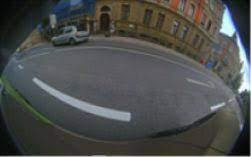
#> input picture Fisheye Lane Detection OpenCV/CODE2/img5.jpg, 251 x 157 px
$ jupyter execute camera_caliberation_code_img5_final.ipynb
#> lines starting #> are read from the running program, lines starting #| are printed output that depends on the picture; after the words box and inside, x2 and y2 are one past the last pixel; in counts of white or black regions, pixels touching at a corner belong together
[cell 1]
#Importing the required modules
import cv2
import math
import numpy as np
import matplotlib.pyplot as plt

[cell 2]
#Read and Show the input image
original_image=cv2.imread('img5.jpg')
#> original_image is the input picture: shape (157, 251, 3); mean B, G, R 76.1, 77.6, 76.1
cv2.imshow('Original_image',original_image)
cv2.waitKey(0)
cv2.destroyAllWindows()

[cell 3]
#For highlighting a specific region og the image and supressing the other regions
def region_of_interest(image):
    img_height = image.shape[0]
    img_width = image.shape[1]
    # Define the vertices of a polygon that represents the region of interest (ROI).
    # Here we highlight the BOTTOM part of the image and maskout the remaining part of the image
    vertices = np.array([
        [(0,img_height),
         (0, img_height*0.1),
         (img_width, img_height*0.1),
         (img_width, img_height)]
    ], dtype=np.int32)

    # Create an empty mask image with the same dimensions as the input image.
    mask= np.zeros_like(image)
    # Fill the region defined by the polygon with a white color (255) to create the mask.
    cv2.fillPoly(mask, vertices, 255)
    # Bitwise AND between the input image and the mask
    # This operation retains the pixel values in the ROI (defined by the mask) and sets the rest to zero.
    highlighted_image = cv2.bitwise_and(image, mask)

    return highlighted_image

[cell 4]
#Detecting edges from the input image

def canny(image):
    # Convert to grayscale as only image intensity needed for gradients
    rgb_image= cv2.cvtColor(image, cv2.COLOR_BGR2RGB)
    gray_image= cv2.cvtColor(rgb_image,cv2.COLOR_RGB2GRAY)

    # 5x5 gaussian blur to reduce noise
    blur = cv2.GaussianBlur(gray_image, (5,5), 0)

    # Canny edge detector with minVal of 50 and maxVal of 150
    edges = cv2.Canny(blur, 20, 150)
    return edges

[cell 5]
#For correcting the distortions present in the fish eye input image
def distortion_correction(image):
    #Camera orientation and Field Of View Parameters in degrees
    cameraHeading= 90.0 #cameras horizontal direction or rotation
    cameraPitch= 100.0 #cameras vertical direction or rotation
    cameraFOV= 90.0 #cameras field of view in degrees
    #dimensions of input image
    img_width, img_height = original_image.shape[1],original_image.shape[0]
#> img_width = 251; img_height = 157
    print(f"Input Image width = {img_width}")
#| Input Image width = 251
    print(f"Input Image height = {img_height}")
#| Input Image height = 157

    #dimensions of destination image that will hold the corrected image
    outimg_width= img_width-20
#> outimg_width = 231
    outimg_height= img_height-20
#> outimg_height = 137

    #Initializing camera parameters
    DEG2RAD= math.pi/180.0 #converting degree to radians

    #Calculating the required camera parameters
    vertical_map= img_height / math.pi # for mapping cameras vertical angles
#> vertical_map = 49.97
    horizontal_map= 0.5*img_width / math.pi #for mapping the entire range of horizontal angles
#> horizontal_map = 39.95
    upFactor= 3.0 * math.tan(cameraFOV* DEG2RAD / 2.0) #factor to control amount of vertical stretching or compression
    rightFactor= 1.33 * upFactor #factor to achieve desired horizontal correction

    #calculating direction vector of camera
    X_cameraDir= math.sin(cameraPitch * DEG2RAD) * math.sin(cameraHeading * DEG2RAD)
    Y_cameraDir= math.cos(cameraPitch * DEG2RAD)
    Z_cameraDir= math.sin(cameraPitch * DEG2RAD) * math.cos(cameraHeading * DEG2RAD)

    #calculating up vector of camera using upFactor
    X_cameraUp= upFactor * math.sin((cameraPitch-90.0)*DEG2RAD)* math.sin(cameraHeading* DEG2RAD)
    Y_cameraUp= upFactor * math.cos((cameraPitch-90.0)*DEG2RAD)
    Z_cameraUp= upFactor * math.sin((cameraPitch-90.0)*DEG2RAD)* math.cos(cameraHeading* DEG2RAD)

    #calculating right vector of camera using rightFactor
    X_cameraRight= rightFactor * math.sin((cameraHeading-90.0)*DEG2RAD)
    Y_cameraRight= 0.0
    Z_cameraRight= rightFactor * math.cos((cameraHeading-90.0)*DEG2RAD)

    #calculating origin of the camera plane
    X_cameraPlaneOrigin= X_cameraDir + 0.5 * X_cameraUp - 0.5 * X_cameraRight
    Y_cameraPlaneOrigin= Y_cameraDir + 0.5 * Y_cameraUp - 0.5 * Y_cameraRight
    Z_cameraPlaneOrigin= Z_cameraDir + 0.5 * Z_cameraUp - 0.5 * Z_cameraRight
    FOV= math.pi * 120.0 / 180.0

    #Creating an empty destination image to hold the corrected image
    size= outimg_height, outimg_width, 3
#> size = (137, 231, 3)
    outimg= np.zeros(size, dtype=float)

    #for accessing each individual pixel in output image space
    for i in range(1, outimg_height):
        for j in range(1, outimg_width):
            #fractional position of current pixel in output image space
            fx= float(j) / float(outimg_width)
            fy= float(i) / float(outimg_height)

            #computing the 3D ray direction for the current pixel
            X_ray= X_cameraPlaneOrigin + fx* X_cameraRight - fy* X_cameraUp
            Y_ray= Y_cameraPlaneOrigin + fx* Y_cameraRight - fy* Y_cameraUp
            Z_ray= Z_cameraPlaneOrigin + fx* Z_cameraRight - fy* Z_cameraUp
            #Calculating magnitutde of the ray direction
            normRay = math.sqrt(Y_ray*Y_ray + Z_ray*Z_ray)

            #Calculating fisheye angle and radius
            azimuthal_angle = math.atan2(Z_ray, Y_ray) #angle measured in xy plan from x axis towards y axis
            polar_angle = math.atan2(normRay, X_ray) #angle measured from z axis towards xy plane
            # represents the radial distance in the fisheye image from the image center to the current pixel
            # value of r indicates how far a pixel should be from the image center to correct the distortion
            #controls how much each pixel should be moved from its distorted position to its corrected position
            radius= img_height * polar_angle / FOV

            #Mapping to pixels between distorted and corrected image

            #represents the x-coordinate (column) in the corrected fisheye image where the current pixel from the original fisheye image should be placed
            azimuthal_map = math.floor(0.5*img_width + radius * math.sin(azimuthal_angle))
            #represents the y-coordinate (row) in the corrected fisheye image where the current pixel from the original fisheye image should be placed
            polar_map = math.floor(0.5*img_height - radius*math.cos(azimuthal_angle))
            outimg_offset = (i*outimg_width + j) #calculates an index corresponding to the position of the pixel in the corrected image. Used for accessing and set pixel values in the corrected image
            img_offset = (polar_map * img_width + azimuthal_map) #calculates index corresponding to the position of the pixel in the distorted fisheye image
            row = max(min(int(polar_map),img_height-1),1) #represents row_index
            #bounded by 1 to to avoid negative indices and img_height ensures that the indices stay within image bounds
            col = max(min(int(azimuthal_map),img_width-1),1) #represents co_index

            #Incorporating colour values from input image to output image by obtaining corrected colour values for current pixels via INTERPOLATION
            outimg[i,j,0]=image[row,col,0]/255.0 #divided by 255.0 to scale the values within an range of [0,1]
            outimg[i,j,1]=image[row,col,1]/255.0
            outimg[i,j,2]=image[row,col,2]/255.0
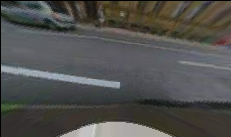
#> outimg: shape (137, 231, 3) float64; mean B, G, R 0.306, 0.315, 0.316

    return outimg * 255

[cell 6]
#Displaying Input Image
cv2.imshow('Input Image',original_image)

#Correcting distorted image
corrected_image=distortion_correction(original_image)
corrected_image = corrected_image.astype(np.uint8)
height,width=corrected_image.shape[0],corrected_image.shape[1]
#> height = 137; width = 231

#Displaying Corrected Image
cv2.imshow("corrected fisheyee image",corrected_image)
cv2.imwrite('corrected fisheyee img5.jpg',corrected_image)

#Detecting and Displaying edges
canny_edges = canny(corrected_image)
#> in canny, `gray_image= cv2.cvtColor(rgb_image,cv2.COLOR_RGB2GRAY)`:
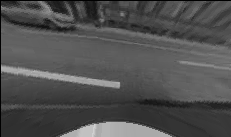
#> gray_image: shape (137, 231); min 0, max 208, mean 80.1
#> in canny, `blur = cv2.GaussianBlur(gray_image, (5,5), 0)`:
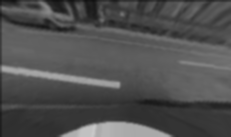
#> blur: shape (137, 231); min 17, max 200, mean 80.3
#> in canny, `edges = cv2.Canny(blur, 20, 150)`:
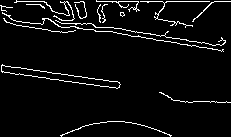
#> edges: shape (137, 231); 5% white in thin lines or dots
cv2.imshow('canny edges',canny_edges)
cv2.imwrite('canny edges img5.jpg',canny_edges)

#Highlighting only a specific region of image
masked_image=region_of_interest(canny_edges)
#> in region_of_interest, `cv2.fillPoly(mask, vertices, 255)`:
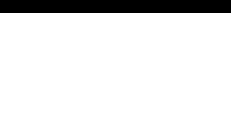
#> mask: shape (137, 231); 90.5% white; 1 black region, box (x1, y1, x2, y2) and area: (0, 0, 231, 13) 3003
#> in region_of_interest, `highlighted_image = cv2.bitwise_and(image, mask)`:
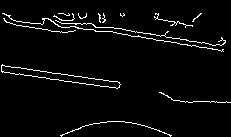
#> highlighted_image: shape (137, 231); 3.7% white in thin lines or dots
cv2.imshow('canny edges after applying mask',masked_image)
cv2.imwrite('roi mask img5.jpg',masked_image)

#Performin Hough lines to detect the lanes
lines = cv2.HoughLinesP(
    masked_image,
    rho=2,
    theta=np.pi / 180,
    threshold=80,
    lines=np.array([]),
    minLineLength=50,
    maxLineGap=5
)
#> lines = [[108, 27, 186, 39], [104, 31, 176, 42], [2, 72, 117, 88], [1, 65, 117, 81], [156, 40, 223, 49]]

#Drawing the detected lanes onto the image
for line in lines:
    x1,y1,x2,y2=line[0]
    cv2.line(corrected_image,(x1,y1),(x2,y2),(0,255,0),2)
#> this loop made 5 passes
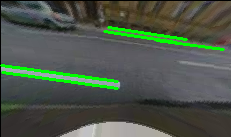
#> corrected_image: shape (137, 231, 3); mean B, G, R 73.5, 86.5, 76.3

# Display the corrected image with lane detection
cv2.imshow("Lane Detection", corrected_image)
cv2.imwrite('lane_detection_img5.jpg',corrected_image)
cv2.waitKey(0)
cv2.destroyAllWindows()

$ run again, with Fisheye Lane Detection OpenCV/CODE2/corrected fisheyee otherangle2.jpg copied over Fisheye Lane Detection OpenCV/CODE2/img5.jpg
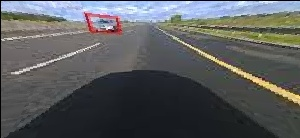
#> input picture Fisheye Lane Detection OpenCV/CODE2/corrected fisheyee otherangle2.jpg, 300 x 138 px
#> original_image is the input picture: shape (138, 300, 3); mean B, G, R 92.3, 91.3, 89.6
#| Input Image width = 300
#| Input Image height = 138
#> in canny, `edges = cv2.Canny(blur, 20, 150)`:
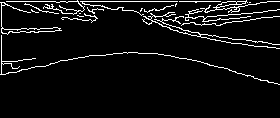
#> edges: shape (118, 280); 6.2% white in thin lines or dots, all inside (x1, y1, x2, y2) = (0, 0, 280, 85)
#> mask: shape (118, 280); 90.7% white; 1 black region, box (x1, y1, x2, y2) and area: (0, 0, 280, 11) 3080
#> highlighted_image: shape (118, 280); 4.1% white in thin lines or dots, all inside (x1, y1, x2, y2) = (0, 11, 280, 85)
#> lines = [[203, 17, 267, 11], [199, 34, 279, 44], [190, 59, 257, 78], [0, 74, 57, 62], [85, 56, 137, 52], [170, 29, 226, 42]]
#> the loop `for line in lines:` made 6 passes
#> after the loop `for line in lines:`:
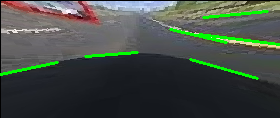
#> corrected_image: shape (118, 280, 3); mean B, G, R 69.3, 76.7, 68.4

$ run again, with Fisheye Lane Detection OpenCV/CODE2/corrected fisheyee otherangleimg.jpg copied over Fisheye Lane Detection OpenCV/CODE2/img5.jpg
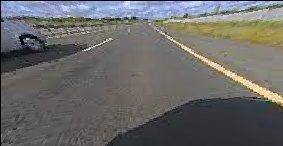
#> input picture Fisheye Lane Detection OpenCV/CODE2/corrected fisheyee otherangleimg.jpg, 283 x 146 px
#> original_image is the input picture: shape (146, 283, 3); mean B, G, R 103.9, 105.4, 105.9
#| Input Image width = 283
#| Input Image height = 146
#> in canny, `edges = cv2.Canny(blur, 20, 150)`:
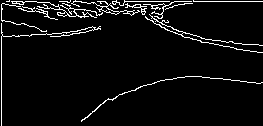
#> edges: shape (126, 263); 5.2% white in thin lines or dots
#> mask: shape (126, 263); 90.5% white; 1 black region, box (x1, y1, x2, y2) and area: (0, 0, 263, 12) 3156
#> highlighted_image: shape (126, 263); 3% white in thin lines or dots
#> lines = [[1, 125, 1, 12], [207, 42, 257, 52], [3, 36, 69, 32]]
#> the loop `for line in lines:` made 3 passes
#> after the loop `for line in lines:`:
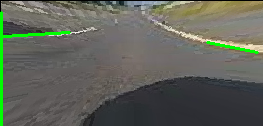
#> corrected_image: shape (126, 263, 3); mean B, G, R 89.1, 99, 95.9

$ run again, with Fisheye Lane Detection OpenCV/CODE2/otherangle2.jpeg copied over Fisheye Lane Detection OpenCV/CODE2/img5.jpg
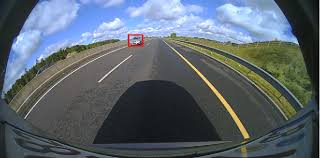
#> input picture Fisheye Lane Detection OpenCV/CODE2/otherangle2.jpeg, 320 x 158 px
#> original_image is the input picture: shape (158, 320, 3); mean B, G, R 108.4, 100.2, 90.3
#| Input Image width = 320
#| Input Image height = 158
#> edges: shape (138, 300); 9.3% white in thin lines or dots
#> mask: shape (138, 300); 90.6% white; 1 black region, box (x1, y1, x2, y2) and area: (0, 0, 300, 13) 3900
#> highlighted_image: shape (138, 300); 8.1% white in thin lines or dots
#> lines = [[184, 53, 296, 118], [212, 65, 298, 110], [1, 18, 82, 24], [167, 33, 267, 52], [19, 38, 97, 33], [2, 46, 78, 38], [43, 45, 97, 38], [1, 137, 1, 28], [180, 69, 252, 125], [35, 130, 104, 74], [244, 87, 297, 118]]
#> the loop `for line in lines:` made 11 passes
#> after the loop `for line in lines:`:
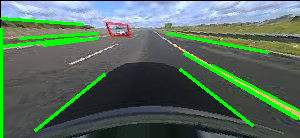
#> corrected_image: shape (138, 300, 3); mean B, G, R 93.3, 108.4, 85.7
